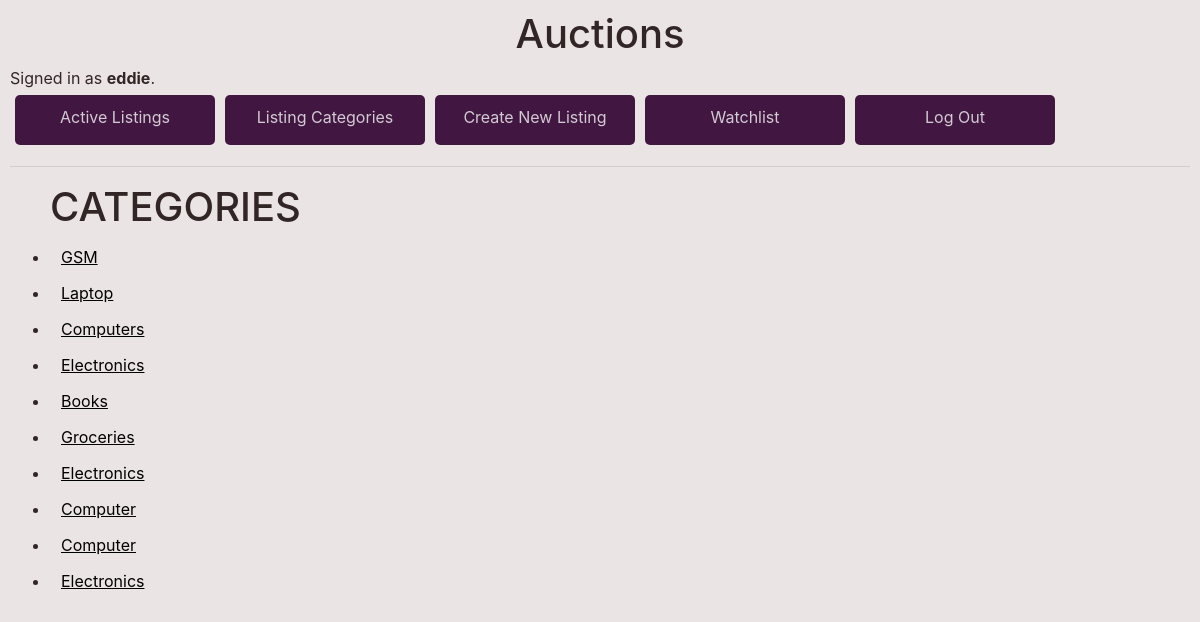
Page /categories (signed in) on the committed database.
### auctions/models.py (models this page shows, shortened)
class User(AbstractUser):
    pass

class Auction(models.Model):
    user = models.ForeignKey(User, on_delete=CASCADE,
                             related_name="user", null=True)
    title = models.CharField(max_length=100)
    price = models.FloatField()
    description = models.TextField(null=True, blank=True)
    url = models.URLField(max_length=200, null=True)
    category = models.CharField(max_length=100)
    time = models.DateTimeField()

### auctions/views.py (the view)
# urls.py: path("categories", views.categories, name="categories"),
def categories(request):
    auction_listings = Auction.objects.all()
    return render(request, "auctions/categories.html", {
        "auction_listings": auction_listings
    })

### auctions/templates/auctions/categories.html (shortened to what this page needs)
{% extends 'auctions/layout.html' %}
{% block body %}
    <ul id="category">
        <h1>Categories</h1>
        {% for auction_listing in auction_listings %}
            <li>
                <form action="{% url 'view-category' %}" method="POST">
                    <input type="submit" value="{{ auction_listing.category }}" class="category-component">
                </form>
            </li>
        {% endfor %}
    </ul>
{% endblock %}

### auctions/templates/auctions/layout.html (shortened to what this page needs)
{% load static %}
<!DOCTYPE html>
<html lang="en">
  <head>
    <link
      rel="stylesheet"
      href="https://stackpath.bootstrapcdn.com/bootstrap/4.4.1/css/bootstrap.min.css"
    />
    <link href="{% static 'auctions/styles.css' %}" rel="stylesheet" />
  </head>
  <body>
    <center>
      <h1>Auctions</h1>
    </center>
    <div>
      {% if user.is_authenticated %} Signed in as
      <strong>{{ user.username }}</strong>. {% else %} Not signed in.
      {% endif %}
    </div>
    <ul class="nav">
      <li class="nav-item">
        <a class="nav-link" href="{% url 'index' %}">Active Listings</a>
      </li>
      <li class="nav-item">
        <a class="nav-link" href="{% url 'categories' %}">Listing Categories</a>
      </li>
      {% if user.is_authenticated %}
      <li class="nav-item">
        <a href="{% url 'new' %}" class="nav-link">Create New Listing</a>
      </li>
      <li class="nav-item">
        <a href="{% url 'view-watchlist' %}" class="nav-link">Watchlist</a>
      </li>
      <li class="nav-item">
        <a class="nav-link" href="{% url 'logout' %}">Log Out</a>
      </li>
      {% endif %} {% if user.is_authenticated %} {% endif %}
    </ul>
    <hr />
    {% block body %} {% endblock %}
  </body>
</html>

### auctions/static/auctions/styles.css (style rules this page uses)
body { padding: 10px; background-color: rgb(235, 228, 228); color: rgb(49, 37, 37); }
.nav-link { border-radius: 5px; width: 200px; text-align: center; height: 50px; padding: 10px; margin: 5px; background-color: rgb(65, 23, 65); color: rgb(211, 202, 211); }
#category > h1 { text-transform: uppercase; }
.category-component { margin: 5px; background: none; text-decoration: underline; border: none; outline: none; }

### rows in the picture
User: username "eddie"
Auction: category "GSM"
Auction: category "Laptop"
Auction: category "Computers"
Auction: category "Electronics"
Auction: category "Books"
Auction: category "Groceries"
Auction: category "Electronics"
Auction: category "Computer"
Auction: category "Computer"
Auction: category "Electronics"
